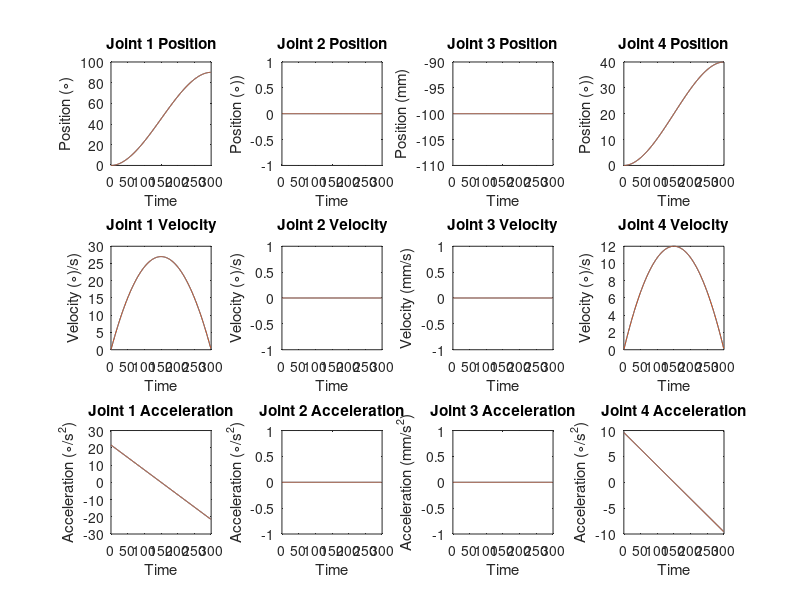
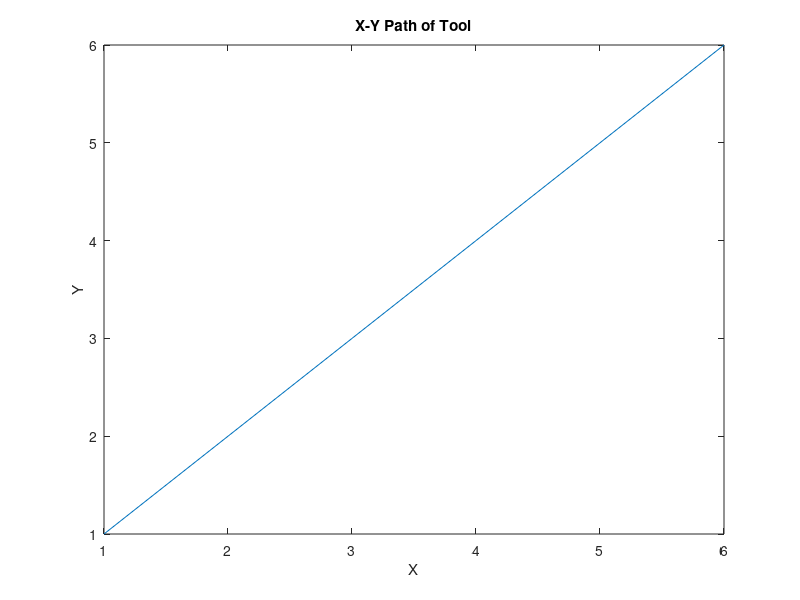

Reproduce these figures in MATLAB, in order.

% Opening files

plannedPFile = fopen('plannedP.txt', 'r');
plannedVFile = fopen('plannedV.txt', 'r');
plannedAFile = fopen('plannedA.txt', 'r');

simPFile = fopen('simP.txt', 'r');
simVFile = fopen('simV.txt', 'r');
simAFile = fopen('simA.txt', 'r');

XYFile = fopen('XY.txt', 'r');

% Setting format to read data (input file should be 'theta1 theta2 d3 theta4 /n')

formatSpec1 = '%f %f %f '; % for joint variable files
formatSpec2 = '%f %f '; % for x-y mapping file

% Set up size of array where we'll be putting data

size1 = [4 Inf];
size2 = [2 Inf];

% Putting file contents into array of column vectors

PP = fscanf(plannedPFile, formatSpec1, size1);
PV = fscanf(plannedVFile, formatSpec1, size1);
PA = fscanf(plannedAFile, formatSpec1, size1);

SP = fscanf(simPFile, formatSpec1, size1);
SV = fscanf(simVFile, formatSpec1, size1);
SA = fscanf(simAFile, formatSpec1, size1);

XY = fscanf(XYFile, formatSpec2, size2);

% Closing files

fclose(plannedPFile);
fclose(plannedVFile);
fclose(plannedAFile);

fclose(simPFile);
fclose(simVFile);
fclose(simAFile);

fclose(XYFile);

% Extracting info from files for plottable variables

[m,n] = size(PP);
[a,b] = size(SP);
[c,d] = size(XY);

% Planned position

theta1PP = PP(1, 1:n);
theta2PP = PP(2, 1:n);
d3PP = PP(3, 1:n);
theta4PP = PP(4, 1:n);

% Planned velocity

theta1PV = PV(1, 1:n);
theta2PV = PV(2, 1:n);
d3PV = PV(3, 1:n);
theta4PV = PV(4, 1:n);

% Planned accel

theta1PA = PA(1, 1:n);
theta2PA = PA(2, 1:n);
d3PA = PA(3, 1:n);
theta4PA = PA(4, 1:n);

% Simulator Output position

theta1SP = SP(1, 1:b);
theta2SP = SP(2, 1:b);
d3SP = SP(3, 1:b);
theta4SP = SP(4, 1:b);

% Simulator Output velocity

theta1SV = SV(1, 1:b);
theta2SV = SV(2, 1:b);
d3SV = SV(3, 1:b);
theta4SV = SV(4, 1:b);

% Simulator Output accel

theta1SA = SA(1, 1:b);
theta2SA = SA(2, 1:b);
d3SA = SA(3, 1:b);
theta4SA = SA(4, 1:b);

% X-Y Mapping

x = XY(1,1:d);
y = XY(2,1:d);


% PLOTTING!!!!!!! -----------------------------------



tPlanned = 0:1:299;% depends on sample time
tSim = 0:1:299; % depends on time T3

figure

% Joint Positions

subplot(3,4,1)
plot(tPlanned, theta1PP, tSim, theta1SP)
title('Joint 1 Position')
xlabel('Time')
ylabel('Position (\circ)')

subplot(3,4,2)
plot(tPlanned, theta2PP, tSim, theta2SP)
title('Joint 2 Position')
xlabel('Time')
ylabel('Position (\circ))')

subplot(3,4,3)
plot(tPlanned, d3PP, tSim, d3SP)
title('Joint 3 Position')
xlabel('Time')
ylabel('Position (mm)')

subplot(3,4,4)
plot(tPlanned, theta4PP, tSim, theta4SP)
title('Joint 4 Position')
xlabel('Time')
ylabel('Position (\circ))')

% Joint Velocities

subplot(3,4,5)
plot(tPlanned, theta1PV, tSim, theta1SV)
title('Joint 1 Velocity')
xlabel('Time')
ylabel('Velocity (\circ)/s)')

subplot(3,4,6)
plot(tPlanned, theta2PV, tSim, theta2SV)
title('Joint 2 Velocity')
xlabel('Time')
ylabel('Velocity (\circ)/s)')

subplot(3,4,7)
plot(tPlanned, d3PV, tSim, d3SV)
title('Joint 3 Velocity')
xlabel('Time')
ylabel('Velocity (mm/s)')

subplot(3,4,8)
plot(tPlanned, theta4PV, tSim, theta4SV)
title('Joint 4 Velocity')
xlabel('Time')
ylabel('Velocity (\circ)/s)')

% Joint Accelerations

subplot(3,4,9)
plot(tPlanned, theta1PA, tSim, theta1SA)
title('Joint 1 Acceleration')
xlabel('Time')
ylabel('Acceleration (\circ/s^{2})')

subplot(3,4,10)
plot(tPlanned, theta2PA, tSim, theta2SA)
title('Joint 2 Acceleration')
xlabel('Time')
ylabel('Acceleration (\circ/s^{2})')

subplot(3,4,11)
plot(tPlanned, d3PA, tSim, d3SA)
title('Joint 3 Acceleration')
xlabel('Time')
ylabel('Acceleration (mm/s^{2})')

subplot(3,4,12)
plot(tPlanned, theta4PA, tSim, theta4SA)
title('Joint 4 Acceleration')
xlabel('Time')
ylabel('Acceleration (\circ/s^{2})')

% X-Y Map

figure
plot(x,y)
title('X-Y Path of Tool')
xlabel('X')
ylabel('Y')
